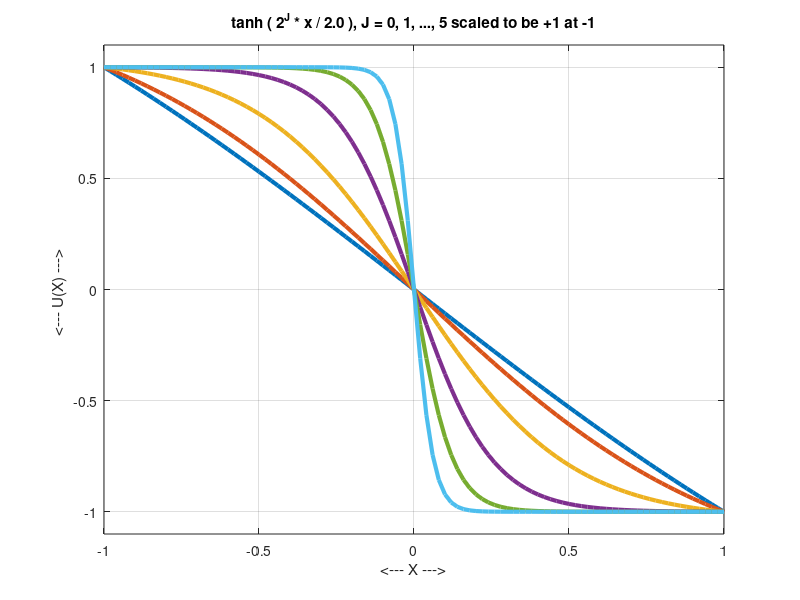

Recreate this plot in MATLAB.
function tanh_plot ( )

%*****************************************************************************80
%
%% TANH_PLOT makes a plot of certain tanh() functions.
%
%  Discussion:
%
%    The value is +1 if the number is positive or zero, and it is -1 otherwise.
%
%  Licensing:
%
%    This code is distributed under the GNU LGPL license.
%
%  Modified:
%
%    15 April 2012
%
%  Author:
%
%    John Burkardt
%
  m = 101;
  x = ( linspace ( -1.0, +1.0, m ) )';

  u = zeros ( m, 6 );
  for j = 0 : 5
    s = 2^j;
    u(:,j+1) = tanh ( s * x(:) / 2.0 ) / ( tanh ( s * -1.0 / 2.0 ) );
  end

  plot ( x, u, 'Linewidth', 3 )
  grid on
  axis ( [-1, +1, -1.1, +1.1 ] )
  xlabel ( '<--- X --->' )
  ylabel ( '<--- U(X) ---> ' )
  title ( 'tanh ( 2^J * x / 2.0 ), J = 0, 1, ..., 5 scaled to be +1 at -1' )

  return
end
